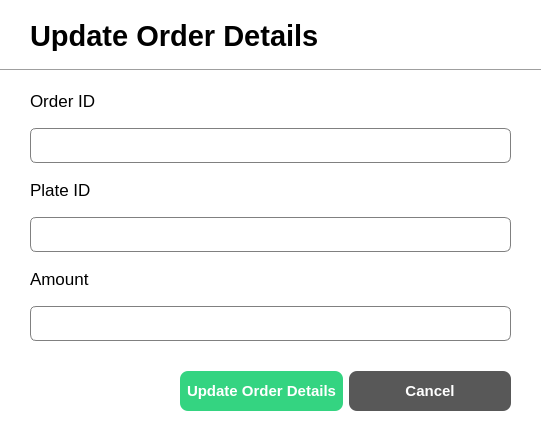
<?xml version="1.0" encoding="UTF-8"?>
<ui version="4.0">
 <class>UpdateOrderDetailsDialog</class>
 <widget class="QDialog" name="UpdateOrderDetailsDialog">
  <property name="geometry">
   <rect>
    <x>0</x>
    <y>0</y>
    <width>542</width>
    <height>433</height>
   </rect>
  </property>
  <property name="windowTitle">
   <string>Update order details Dialog</string>
  </property>
  <property name="styleSheet">
   <string notr="true">QDialog{
	background-color: white;
}

QLineEdit{
	border: 1px solid gray;
	border-radius: 6px;
	padding-left: 15px;
height: 35px;
}

</string>
  </property>
  <widget class="QLabel" name="label">
   <property name="geometry">
    <rect>
     <x>30</x>
     <y>20</y>
     <width>301</width>
     <height>31</height>
    </rect>
   </property>
   <property name="font">
    <font>
     <pointsize>22</pointsize>
     <bold>true</bold>
    </font>
   </property>
   <property name="text">
    <string>Update Order Details</string>
   </property>
  </widget>
  <widget class="QWidget" name="layoutWidget">
   <property name="geometry">
    <rect>
     <x>30</x>
     <y>80</y>
     <width>481</width>
     <height>261</height>
    </rect>
   </property>
   <layout class="QVBoxLayout" name="verticalLayout_5">
    <item>
     <layout class="QVBoxLayout" name="verticalLayout">
      <item>
       <widget class="QLabel" name="label_2">
        <property name="font">
         <font>
          <pointsize>13</pointsize>
         </font>
        </property>
        <property name="text">
         <string>Order ID</string>
        </property>
       </widget>
      </item>
      <item>
       <widget class="QLineEdit" name="lineEdit_orderID">
        <property name="minimumSize">
         <size>
          <width>0</width>
          <height>35</height>
         </size>
        </property>
        <property name="maximumSize">
         <size>
          <width>16777215</width>
          <height>35</height>
         </size>
        </property>
       </widget>
      </item>
     </layout>
    </item>
    <item>
     <layout class="QVBoxLayout" name="verticalLayout_2">
      <item>
       <widget class="QLabel" name="label_3">
        <property name="font">
         <font>
          <pointsize>13</pointsize>
         </font>
        </property>
        <property name="text">
         <string>Plate ID</string>
        </property>
       </widget>
      </item>
      <item>
       <widget class="QLineEdit" name="lineEdit_plateID">
        <property name="minimumSize">
         <size>
          <width>0</width>
          <height>35</height>
         </size>
        </property>
        <property name="maximumSize">
         <size>
          <width>16777215</width>
          <height>35</height>
         </size>
        </property>
       </widget>
      </item>
     </layout>
    </item>
    <item>
     <layout class="QVBoxLayout" name="verticalLayout_3">
      <item>
       <widget class="QLabel" name="label_4">
        <property name="font">
         <font>
          <pointsize>13</pointsize>
         </font>
        </property>
        <property name="text">
         <string>Amount</string>
        </property>
       </widget>
      </item>
      <item>
       <widget class="QLineEdit" name="lineEdit_amount">
        <property name="minimumSize">
         <size>
          <width>0</width>
          <height>35</height>
         </size>
        </property>
        <property name="maximumSize">
         <size>
          <width>16777215</width>
          <height>35</height>
         </size>
        </property>
       </widget>
      </item>
     </layout>
    </item>
   </layout>
  </widget>
  <widget class="QWidget" name="layoutWidget">
   <property name="geometry">
    <rect>
     <x>180</x>
     <y>370</y>
     <width>331</width>
     <height>42</height>
    </rect>
   </property>
   <layout class="QHBoxLayout" name="horizontalLayout">
    <item>
     <widget class="QPushButton" name="btn_updateOrderDetails">
      <property name="minimumSize">
       <size>
        <width>0</width>
        <height>40</height>
       </size>
      </property>
      <property name="styleSheet">
       <string notr="true">QPushButton{
	background-color: #34D481;
	color: white;
	border: none;
	border-radius: 8px;
	font-weight: bold;
	font-size: 15px
}

QPushButton:hover {
    background-color: #28a766; 
    cursor: pointer;
}</string>
      </property>
      <property name="text">
       <string>Update Order Details</string>
      </property>
     </widget>
    </item>
    <item>
     <widget class="QPushButton" name="btn_cancel">
      <property name="minimumSize">
       <size>
        <width>0</width>
        <height>40</height>
       </size>
      </property>
      <property name="styleSheet">
       <string notr="true">QPushButton{
	background-color: #585858;
	color: white;
	border: none;
	border-radius: 8px;
	font-weight: bold;
	font-size: 15px
}

QPushButton:hover {
    background-color: #7a7a7a;
    cursor: pointer; 
}</string>
      </property>
      <property name="text">
       <string>Cancel</string>
      </property>
     </widget>
    </item>
   </layout>
  </widget>
  <widget class="Line" name="line">
   <property name="geometry">
    <rect>
     <x>0</x>
     <y>60</y>
     <width>541</width>
     <height>20</height>
    </rect>
   </property>
   <property name="orientation">
    <enum>Qt::Horizontal</enum>
   </property>
  </widget>
 </widget>
 <resources/>
 <connections/>
</ui>
